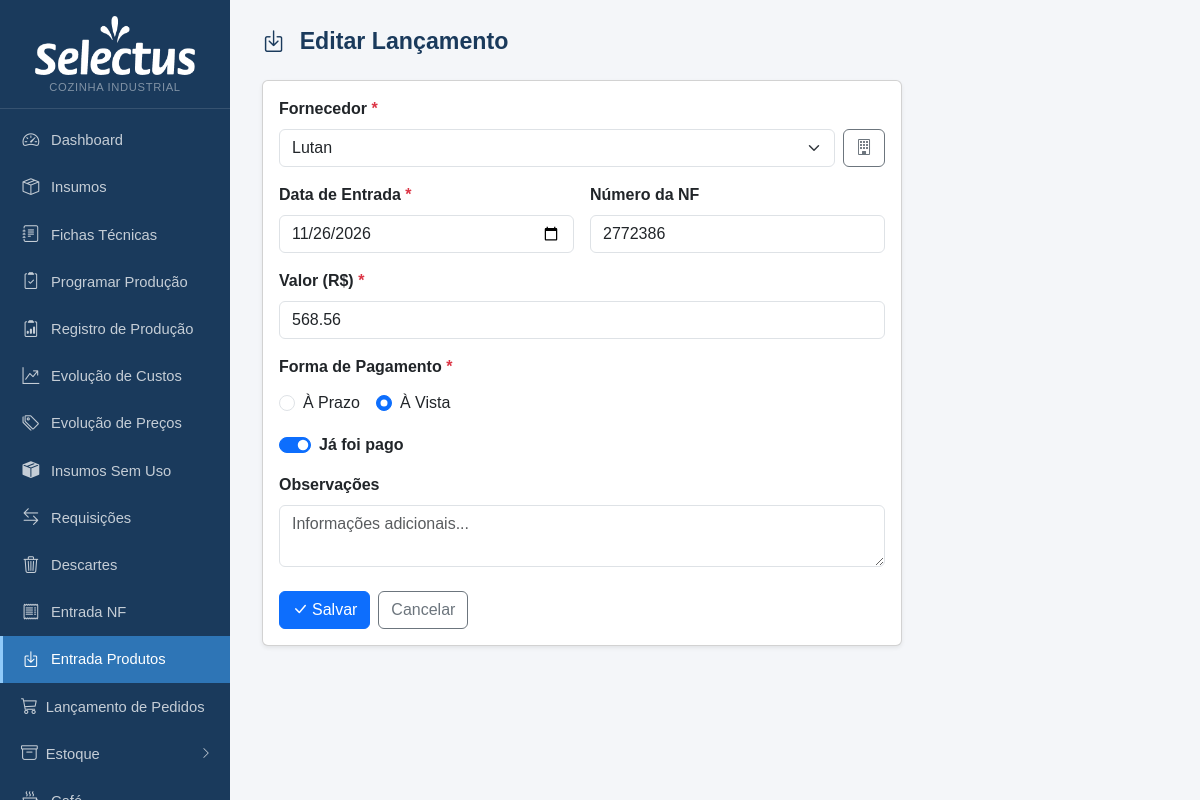
The app's page /entrada-produtos/66/editar with its own data.
### tables this page shows
CREATE TABLE ep_lancamentos (
            id                  INTEGER PRIMARY KEY AUTOINCREMENT,
            fornecedor_id       INTEGER NOT NULL,
            data_entrada        TEXT NOT NULL,
            numero_nf           TEXT,
            valor               REAL NOT NULL,
            tipo_pagamento      TEXT NOT NULL DEFAULT 'prazo',
            data_vencimento     TEXT,
            pago                INTEGER NOT NULL DEFAULT 0,
            confirmado_fin      INTEGER NOT NULL DEFAULT 0,
            confirmado_fin_em   TEXT,
            obs                 TEXT,
            criado_em           TEXT DEFAULT (datetime('now','localtime')), pedido_id INTEGER REFERENCES pedidos(id), data_prevista_pgto TEXT,
            FOREIGN KEY (fornecedor_id) REFERENCES ep_fornecedores(id)
        );

### app.py (the view, shortened to what this page needs)
@app.route('/entrada-produtos/<int:id>/editar', methods=['GET', 'POST'])
def ep_editar(id):
    db = get_db()
    lancamento = db.execute('SELECT * FROM ep_lancamentos WHERE id=?', (id,)).fetchone()
    fornecedores = db.execute("SELECT * FROM ep_fornecedores WHERE ativo=1 ORDER BY nome COLLATE NOCASE").fetchall()
    if not lancamento:
        db.close()
        flash('Lançamento não encontrado.', 'danger')
        return redirect(url_for('ep_lista'))
    db.close()
    return render_template('ep_form.html', fornecedores=fornecedores, lancamento=lancamento)

### app.py (called while the page is built)
def get_db():
    c = sqlite3.connect(DB)
    c.row_factory = sqlite3.Row
    c.execute("PRAGMA foreign_keys = ON")
    return c

def count_alertas():
    try:
        db = get_db()
        n = db.execute('''SELECT COUNT(*) FROM insumos
                          WHERE estoque_minimo > 0 AND COALESCE(estoque_atual,0) < estoque_minimo''').fetchone()[0]
        db.close()
        return n
    except:
        return 0

@app.context_processor
def inject_alertas():
    try:
        db = get_db()
        n_ped = db.execute("SELECT COUNT(*) FROM pedidos WHERE status='aberto'").fetchone()[0]
        db.close()
    except Exception:
        n_ped = 0
    return dict(n_alertas=count_alertas(), n_pedidos_abertos=n_ped)

### templates/ep_form.html (shortened to what this page needs)
{% extends "base.html" %}
{% block content %}
<div class="page-header">
  <h1>
    <i class="bi bi-box-arrow-in-down me-2"></i>
    {{ 'Editar Lançamento' if lancamento else 'Novo Lançamento' }}
  </h1>
</div>
<div class="card shadow-sm" style="max-width:640px">
  <div class="card-body">
    <form method="POST">
      <div class="mb-3">
        <label class="form-label fw-semibold">Fornecedor <span class="text-danger">*</span></label>
        <div class="d-flex gap-2">
          <select name="fornecedor_id" id="sel_fornecedor" class="form-select" required onchange="carregarPedidos()">
            {% for f in fornecedores %}
            <option value="{{ f.id }}" {{ 'selected' if lancamento and lancamento.fornecedor_id == f.id }}>
              {{ f.nome }}
            </option>
            {% endfor %}
          </select>
          <a href="{{ url_for('ep_fornecedores') }}" class="btn btn-outline-secondary" title="Gerenciar fornecedores">
            <i class="bi bi-building"></i>
          </a>
        </div>
      </div>
      <div class="row g-3 mb-3">
        <div class="col-sm-6">
          <label class="form-label fw-semibold">Data de Entrada <span class="text-danger">*</span></label>
          <input type="date" name="data_entrada" class="form-control" required
                 value="{{ lancamento.data_entrada if lancamento else '' }}">
        </div>
        <div class="col-sm-6">
          <label class="form-label fw-semibold">Número da NF</label>
          <input type="text" name="numero_nf" class="form-control" placeholder="Ex: 001234"
                 value="{{ lancamento.numero_nf or '' if lancamento else '' }}">
        </div>
      </div>
      <div class="mb-3">
        <label class="form-label fw-semibold">Valor (R$) <span class="text-danger">*</span></label>
        <input type="text" name="valor" class="form-control" placeholder="0,00" required
               value="{{ '%.2f'|format(lancamento.valor) if lancamento else '' }}">
      </div>
      <div class="mb-3">
        <label class="form-label fw-semibold">Forma de Pagamento <span class="text-danger">*</span></label>
        <div class="d-flex gap-3 mt-1">
          <div class="form-check">
            <input class="form-check-input" type="radio" name="tipo_pagamento" id="pag_prazo" value="prazo"
                   {{ 'checked' if not lancamento or lancamento.tipo_pagamento == 'prazo' }}
                   onchange="toggleVenc()">
            <label class="form-check-label" for="pag_prazo">À Prazo</label>
          </div>
          <div class="form-check">
            <input class="form-check-input" type="radio" name="tipo_pagamento" id="pag_vista" value="vista"
                   {{ 'checked' if lancamento and lancamento.tipo_pagamento == 'vista' }}
                   onchange="toggleVenc()">
            <label class="form-check-label" for="pag_vista">À Vista</label>
          </div>
        </div>
      </div>
      <div class="mb-3">
        <div class="form-check form-switch">
          <input class="form-check-input" type="checkbox" name="pago" id="pago"
                 {{ 'checked' if lancamento and lancamento.pago }}>
          <label class="form-check-label fw-semibold" for="pago">Já foi pago</label>
        </div>
      </div>
      <div class="mb-4">
        <label class="form-label fw-semibold">Observações</label>
        <textarea name="obs" class="form-control" rows="2" placeholder="Informações adicionais...">{{ lancamento.obs or '' if lancamento else '' }}</textarea>
      </div>
      <div class="d-flex gap-2">
        <button type="submit" class="btn btn-primary">
          <i class="bi bi-check-lg me-1"></i>{{ 'Salvar' if lancamento else 'Registrar Lançamento' }}
        </button>
        <a href="{{ url_for('ep_lista') }}" class="btn btn-outline-secondary">Cancelar</a>
      </div>
    </form>
  </div>
</div>
{% endblock %}

### records on screen
ep_lancamentos: data_entrada "11/26/2026", numero_nf "2772386", valor "568.56"

### other values on screen
{{ 'Editar Lançamento' if lancamento else 'Novo Lançamento' }} "Editar Lançamento"
{{ 'Salvar' if lancamento else 'Registrar Lançamento' }} "Salvar"
form field fornecedor_id "Lutan"
